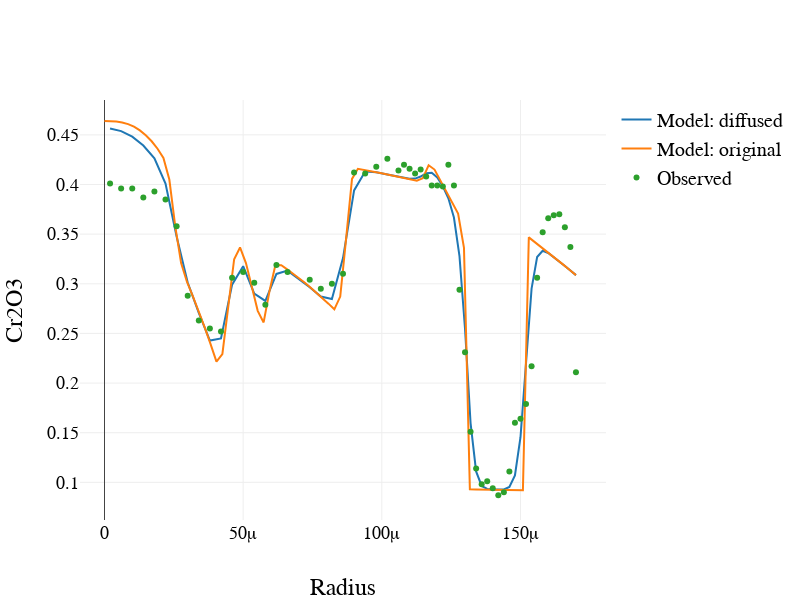

The notebook cell saved with this chart:
### Code cell
var ndCr2O3 = ndProfiles.Cr2O3.notDiffusedProfile.get()

Plotly([
    {
        x : modeled.x,
        y : modeled.Cr2O3,
        name : "Model: diffused"
    },
    {
        x : ndCr2O3.x,
        y : ndCr2O3.c,
        name : "Model: original"
    },
    {
        x : data.x,
        y : data.Cr2O3,
        mode : "markers",
        name : "Observed"
    }

],
spread(
    middiumSize,
    legend(),
    axis("x","Radius"),
    axis("y","Cr2O3")
))
